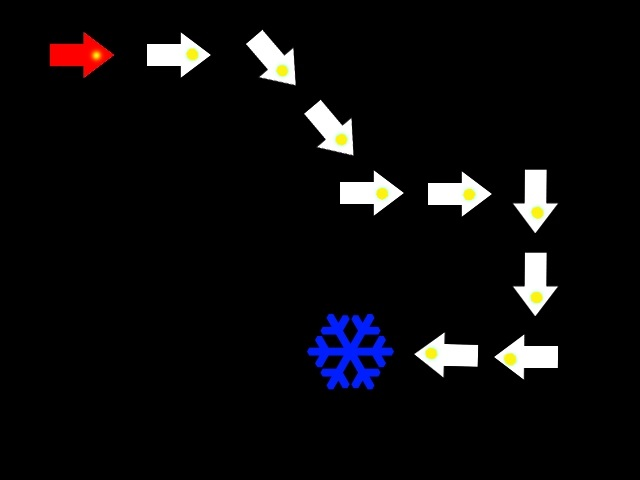
%> input picture Treasure_easy.jpg, 640 x 480 px
$ octave yellow_centroid.m   (GNU Octave 9; MATLAB toolbox functions it lacks are replaced by stand-ins)
%> lines starting %> are read from the running program, lines starting %| are printed output that depends on the picture; in (x1, y1, x2, y2) boxes, pixels count from 0 and x2, y2 are one past the last pixel; in counts of white or black regions, pixels touching at a corner belong together; the program's own positions count from 1
clear
clc

%% Reading image
im = imread('Treasure_easy.jpg'); % change name to process other images
%> im is the input picture: size 480x640x3 uint8; mean R, G, B 11.8, 10.9, 12.4
red_channel = im(:, :, 1);
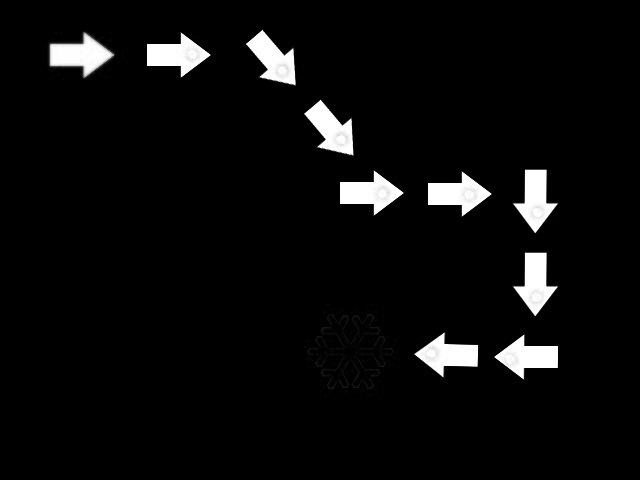
%> red_channel: size 480x640 uint8; min 0, max 255, mean 11.8
green_channel =im(:, :, 2);
blue_channel = im(:, :, 3);
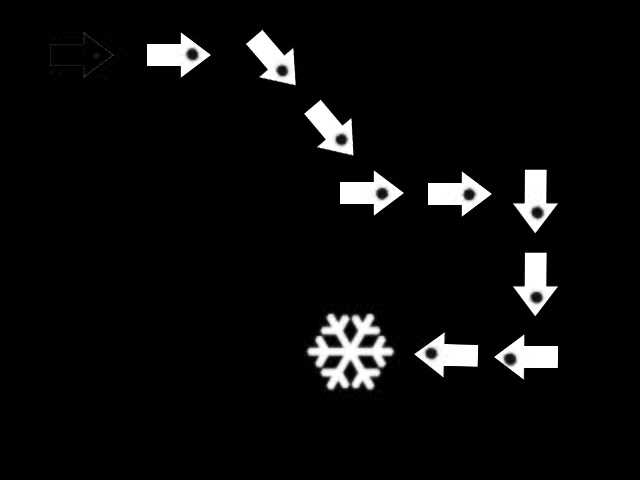
%> blue_channel: size 480x640 uint8; min 0, max 255, mean 12.4
yellow_map = green_channel > 220 & red_channel > 220 & blue_channel < 30;
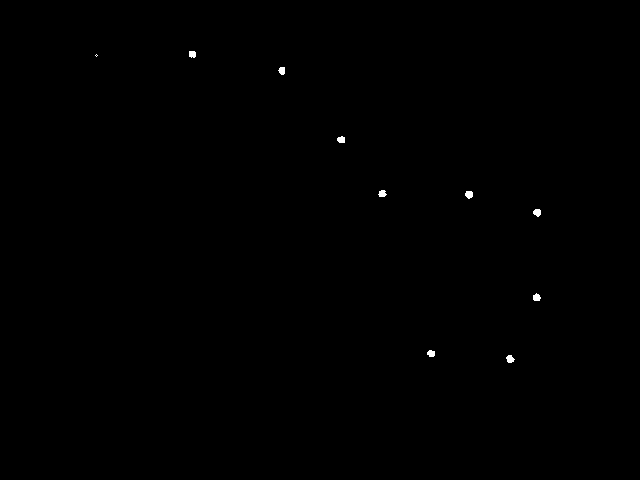
%> yellow_map: size 480x640 logical; 0.14% white; 10 white regions (1 under 20 px)
yellow_dots = bwlabel(yellow_map);
%> yellow_dots: size 480x640 double; 11 distinct labels, from 0 to 10
yellow_cent = regionprops(yellow_dots);
%> yellow_cent = 10 regions; largest, box (x1, y1, x2, y2), Area and Centroid: (465, 191, 473, 199) 51 [469.7 195.1], (506, 355, 515, 363) 50 [510.7 359.6], (533, 209, 541, 217) 49 [537.8 213.1], (533, 293, 541, 301) 48 [537.3 298.1], (337, 136, 345, 143) 46 [341.8 140.3]
n_objects = numel(yellow_cent);
%> n_objects = 10
figure;
imshow(im);
hold on;
for object_id = 1 : n_objects
    rectangle('Position', yellow_cent(object_id).BoundingBox, 'EdgeColor', 'b');
end
%> this loop made 10 passes
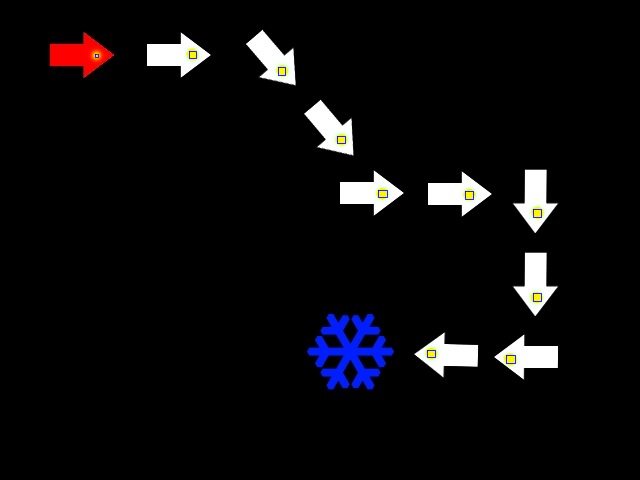
%> figure redrawn from the program's plot data
hold off;

$ run again, with Treasure_hard.jpg copied over Treasure_easy.jpg
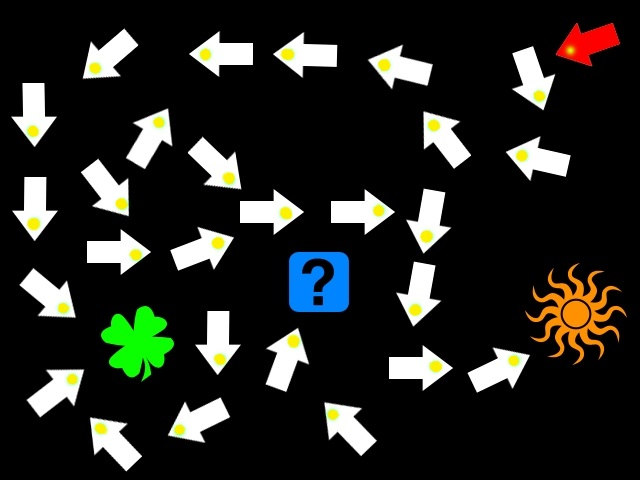
%> input picture Treasure_hard.jpg, 640 x 480 px
%> im is the input picture: size 480x640x3 uint8; mean R, G, B 36.3, 37.7, 32.8
%> `yellow_map = green_channel > 220 & red_channel > 220 & blue_channel < ..`:
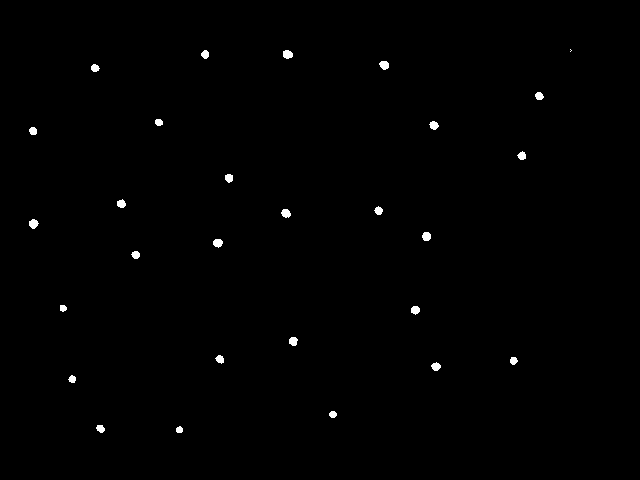
%> yellow_map: size 480x640 logical; 0.5% white; 28 white regions (1 under 20 px)
%> yellow_dots: size 480x640 double; 29 distinct labels, from 0 to 28
%> yellow_cent = 28 regions; largest, box (x1, y1, x2, y2), Area and Centroid: (283, 50, 293, 59) 72 [288.2 55], (29, 219, 39, 229) 70 [34.1 224.4], (379, 61, 389, 70) 69 [384.9 65.7], (213, 239, 223, 248) 68 [218.4 243.5], (281, 209, 291, 218) 67 [286.6 213.9]
%> n_objects = 28
%> the loop `for object_id = 1 : n_objects` made 28 passes
%> after the loop `for object_id = 1 : n_objects`:
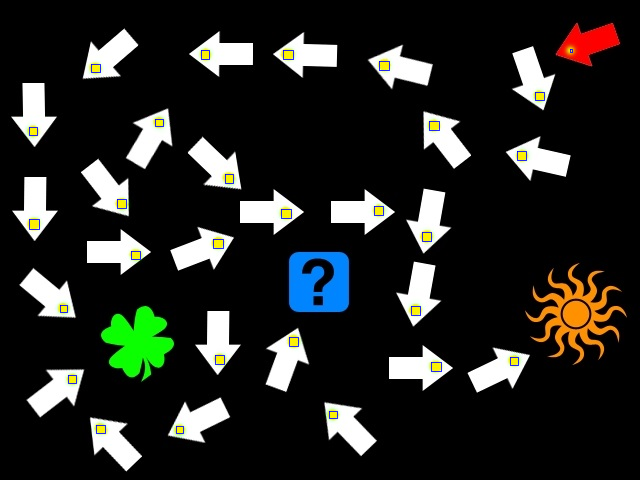
%> figure redrawn from the program's plot data

$ run again, with Treasure_medium.jpg copied over Treasure_easy.jpg
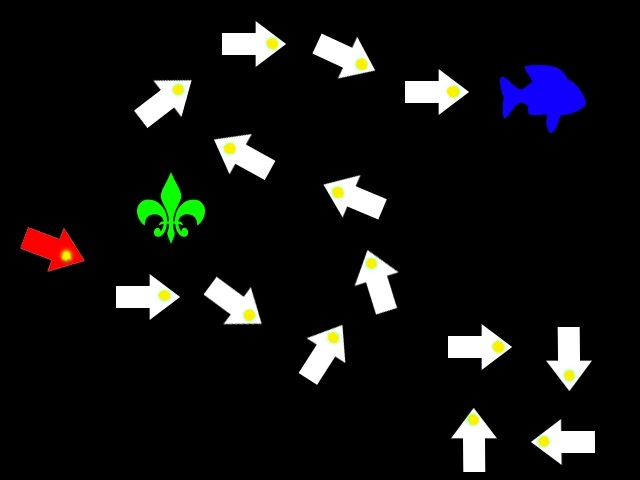
%> input picture Treasure_medium.jpg, 640 x 480 px
%> im is the input picture: size 480x640x3 uint8; mean R, G, B 18.2, 18.3, 18.3
%> `yellow_map = green_channel > 220 & red_channel > 220 & blue_channel < ..`:
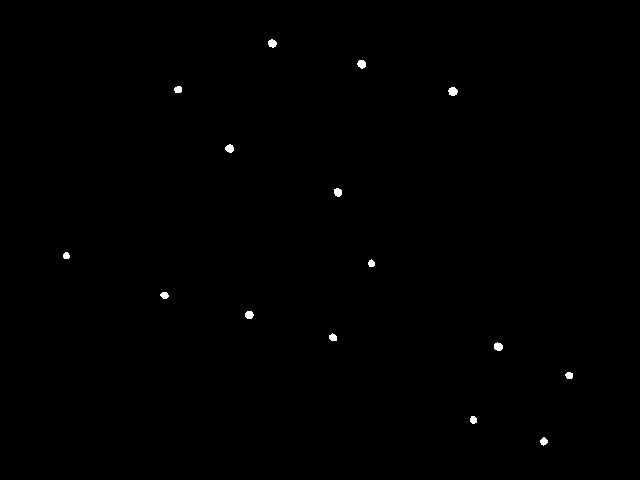
%> yellow_map: size 480x640 logical; 0.26% white; 15 white regions
%> yellow_dots: size 480x640 double; 16 distinct labels, from 0 to 15
%> yellow_cent = 15 regions; largest, box (x1, y1, x2, y2), Area and Centroid: (448, 87, 458, 96) 68 [453.5 92], (494, 342, 503, 351) 62 [498.9 347.3], (357, 60, 366, 69) 61 [362.3 64.7], (225, 144, 234, 153) 59 [230.2 149.1], (268, 39, 277, 48) 59 [272.9 44]
%> n_objects = 15
%> the loop `for object_id = 1 : n_objects` made 15 passes
%> after the loop `for object_id = 1 : n_objects`:
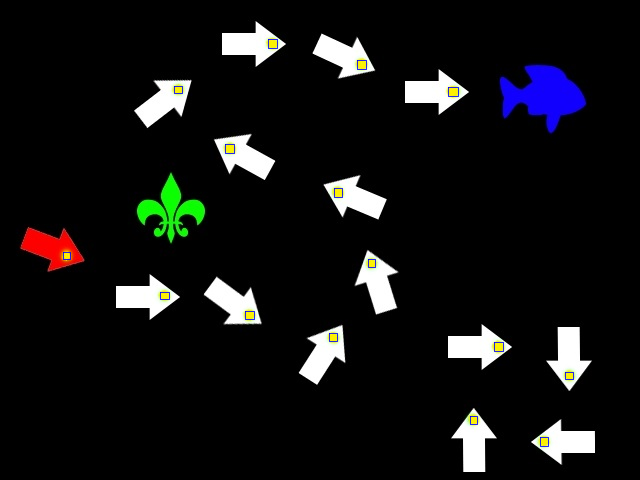
%> figure redrawn from the program's plot data
